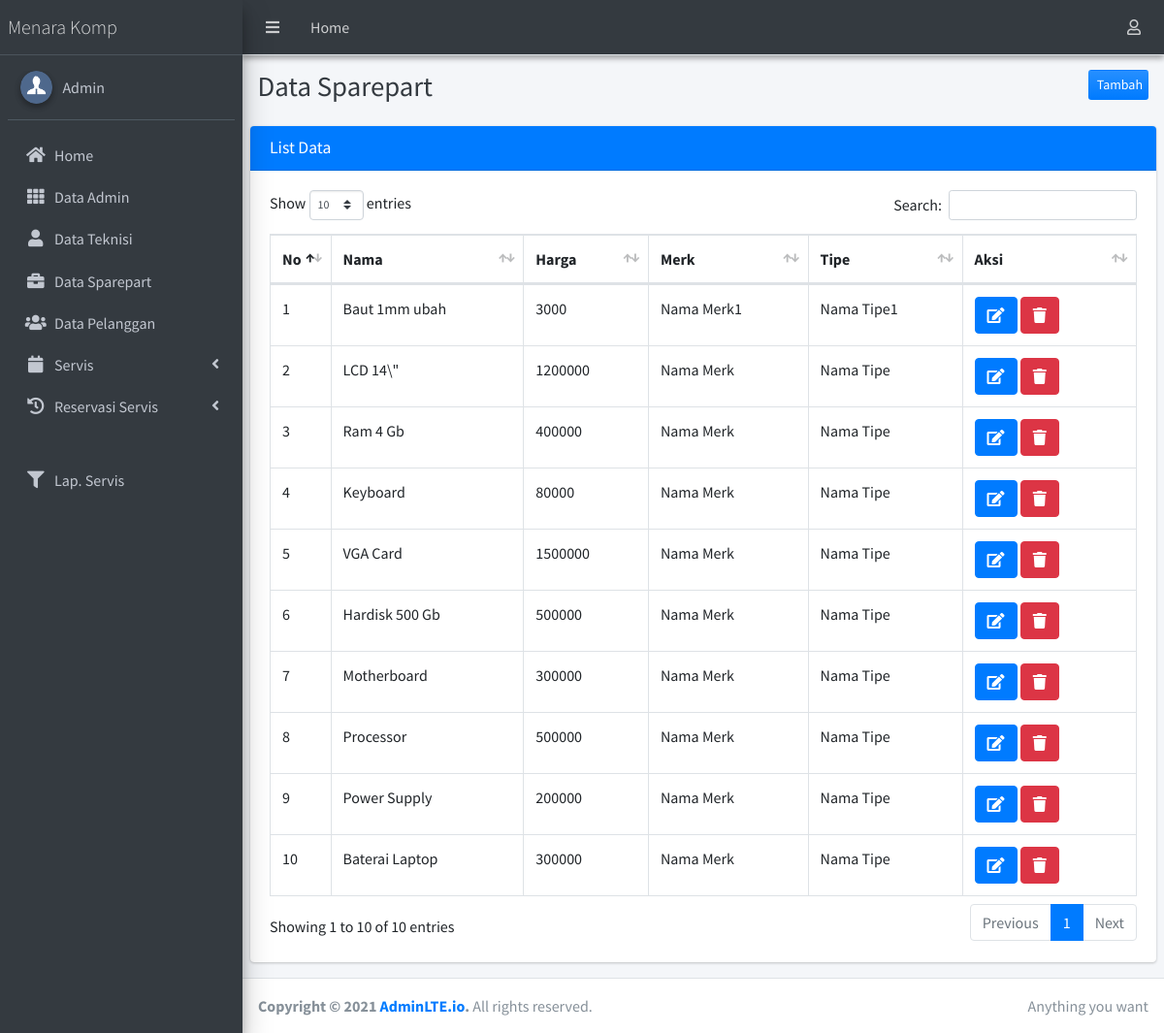
Page /admin/index.php?hal=sparepart (signed in) on the committed database.
### tables this page shows
CREATE TABLE `tb_sparepart` (
  `idsparepart` int(11) NOT NULL,
  `nama` varchar(100) DEFAULT NULL,
  `harga` int(11) DEFAULT NULL,
  `merk` varchar(100) DEFAULT NULL,
  `tipe` varchar(100) DEFAULT NULL
);

### admin/sparepart.php (the view, shortened to what this page needs)
<div class="content-header">
  <div class="container-fluid">
    <div class="row mb-2">
      <div class="col-sm-6">
        <h1 class="m-0 text-dark">Data Sparepart</h1>
      </div>
      <div class="col-sm-5">
      </div>
      <div class="col-sm-1">
        <a href="?hal=sparepart_olah" style="float: right;" class="btn btn-block bg-gradient-primary btn-sm">Tambah</a>
      </div>
    </div>
  </div>
</div>
<section class="content">
  <div class="row">
    <div class="col-12">
      <div class="card card-primary">
        <div class="card-header">
          <h3 class="card-title primary">List Data</h3>
        </div>
        <div class="card-body">
          <table id="example2" class="table table-bordered table-hover">
            <thead>
              <tr>
                <th>No</th>
                <th>Nama</th>
                <th>Harga</th>
                <th>Merk</th>
                <th>Tipe</th>
                <th>Aksi</th>
              </tr>
            </thead>
            <tbody>
              <?php
              $query="SELECT * from tb_sparepart";
              $result=$mysqli->query($query);
              $num_result=$result->num_rows;
              if ($num_result > 0 ) {
                $no=0;
                while ($data=mysqli_fetch_assoc($result)) {
                  extract($data);
                  ?>
                  <tr>
                    <td width="5%"><?php echo $no+=1; ?></td>
                    <td><?php echo $nama; ?></td>
                    <td><?php echo $harga; ?></td>
                    <td><?php echo $merk; ?></td>
                    <td><?php echo $tipe; ?></td>
                  <td width="20%">
                    <a href="?hal=sparepart_olah&id=<?=$idsparepart; ?>"
                      class="btn btn-icon btn-primary" title="Edit Data"><i class="fa fa-edit"></i> </a>
                      <a class="btn btn-danger" title="Hapus Data" href="sparepart_proses.php?hapus=<?=$idsparepart;?>"
                        onclick="return confirm('Apakah anda yakin akan menghapus data ini?')"> <i class="fa fa-trash"></i></a>
                      </td>
                    </tr>
                  <?php }} ?>
                </table>
              </div>
            </div>
          </div>
        </div>
      </section>

### rows in the picture
tb_sparepart: no "1", nama "Baut 1mm ubah", harga "3000", merk "Nama Merk1", tipe "Nama Tipe1"
tb_sparepart: no "2", nama "LCD 14\\\"", harga "1200000", merk "Nama Merk", tipe "Nama Tipe"
tb_sparepart: no "3", nama "Ram 4 Gb", harga "400000", merk "Nama Merk", tipe "Nama Tipe"
tb_sparepart: no "4", nama "Keyboard", harga "80000", merk "Nama Merk", tipe "Nama Tipe"
tb_sparepart: no "5", nama "VGA Card", harga "1500000", merk "Nama Merk", tipe "Nama Tipe"
tb_sparepart: no "6", nama "Hardisk 500 Gb", harga "500000", merk "Nama Merk", tipe "Nama Tipe"
tb_sparepart: no "7", nama "Motherboard", harga "300000", merk "Nama Merk", tipe "Nama Tipe"
tb_sparepart: no "8", nama "Processor", harga "500000", merk "Nama Merk", tipe "Nama Tipe"
tb_sparepart: no "9", nama "Power Supply", harga "200000", merk "Nama Merk", tipe "Nama Tipe"
tb_sparepart: no "10", nama "Baterai Laptop", harga "300000", merk "Nama Merk", tipe "Nama Tipe"
